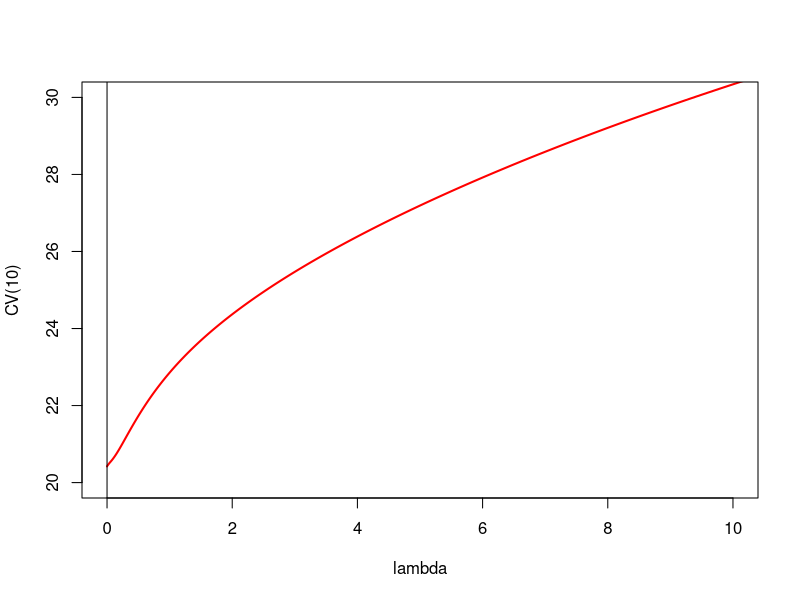
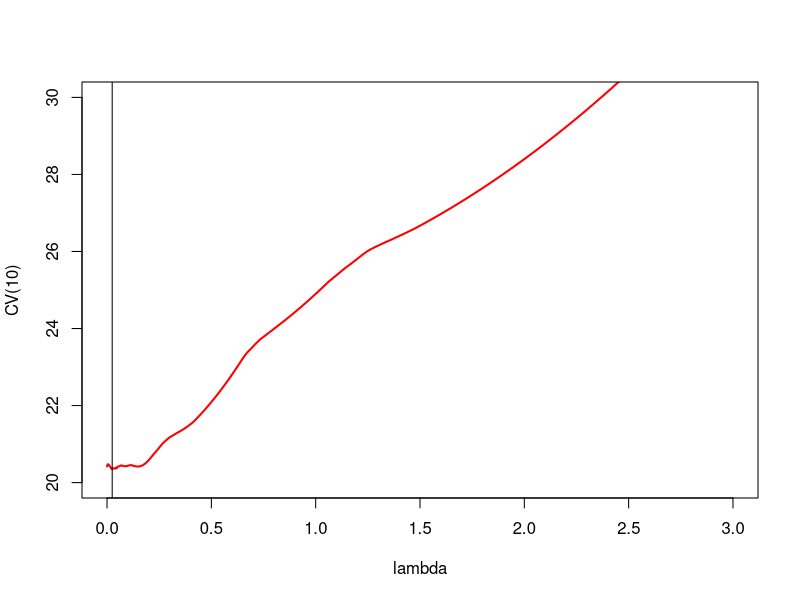
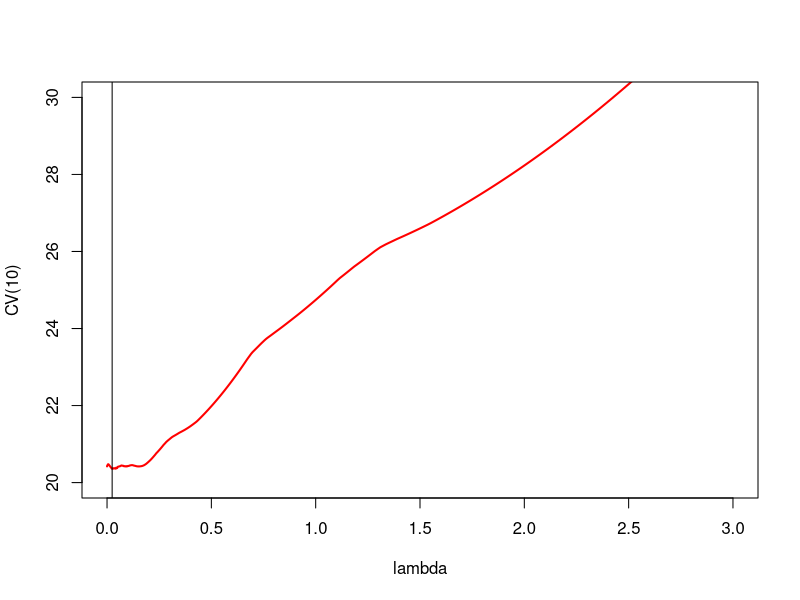
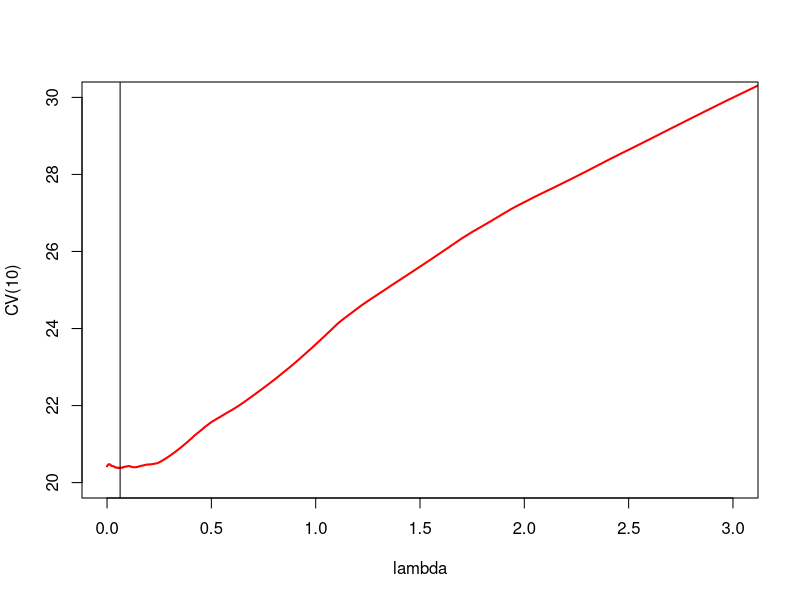
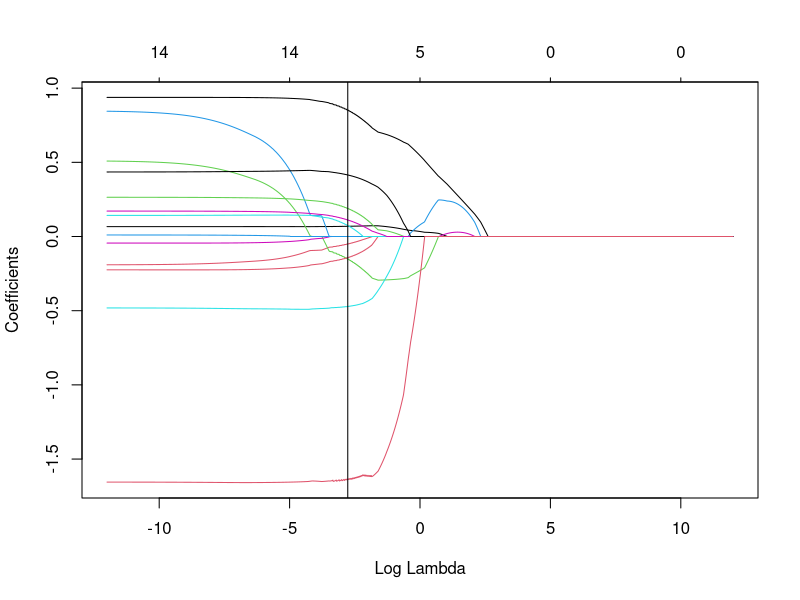
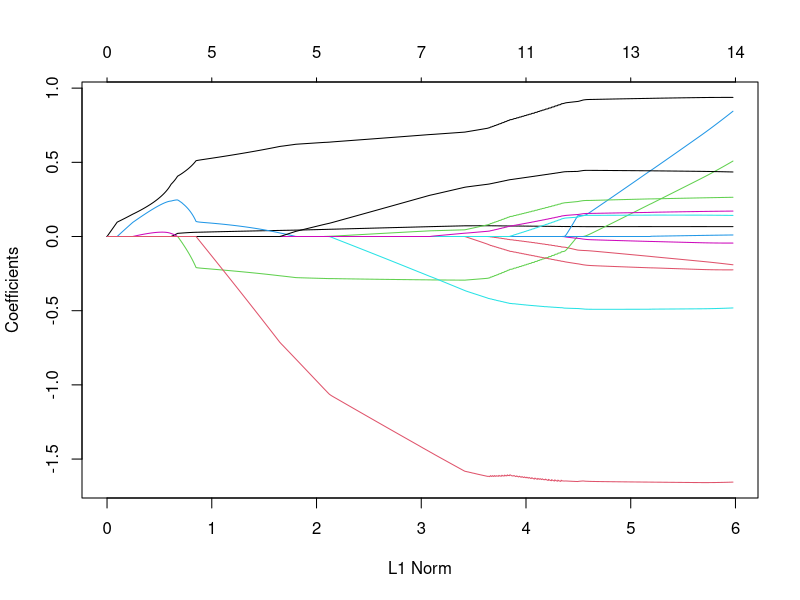

Reproduce these figures in R, in order. (Note: a time limit stopped this script after it produced the figures.)
bodyfat = read.csv("bodyfat.csv")

dim(bodyfat)
n = dim(bodyfat)[1]

names(bodyfat)  # using BodyFatSiri as response, versus Density or BodyFatBrozek
# fit models
x = model.matrix(BodyFatSiri~.,data=bodyfat)[,-(1:4)]
y = bodyfat[,3]
p = dim(x)[2]

#fit response on all predictors, using multiple regression
REGfit = lm(y~x)  
summary(REGfit)  

#cross-validation
set.seed(5)
ncv = 10
groups=c(rep(1:ncv,floor(n/ncv)),(1:(n-ncv*floor(n/ncv)))); cvgroups = sample(groups,n)

library(glmnet)
lambdalist = exp((1200:-1200)/100)  # order large to small

#RR cross-validation
cvRRglm = cv.glmnet(x, y, lambda=lambdalist, alpha = 0, nfolds=ncv, foldid=cvgroups)
plot(cvRRglm$lambda,cvRRglm$cvm,type="l",lwd=2,col="red",xlab="lambda",ylab="CV(10)",
     xlim=c(0,10),ylim = c(20,30))
whichlowestcvRR = order(cvRRglm$cvm)[1]; min(cvRRglm$cvm)
bestlambdaRR = lambdalist[whichlowestcvRR]; bestlambdaRR
abline(v=bestlambdaRR)
#LASSO cross-validation
cvLASSOglm = cv.glmnet(x, y, lambda=lambdalist, alpha = 1, nfolds=ncv, foldid=cvgroups)
plot(cvLASSOglm$lambda,cvLASSOglm$cvm,type="l",lwd=2,col="red",xlab="lambda",ylab="CV(10)",
     xlim=c(0,3),ylim = c(20,30))
whichlowestcvLASSO = order(cvLASSOglm$cvm)[1]; min(cvLASSOglm$cvm)
bestlambdaLASSO = lambdalist[whichlowestcvLASSO]; bestlambdaLASSO
abline(v=bestlambdaLASSO)

#ENET alpha=0.95 cross-validation
cvENET95glm = cv.glmnet(x, y, lambda=lambdalist, alpha = 0.95, nfolds=ncv, foldid=cvgroups)
plot(cvENET95glm$lambda,cvENET95glm$cvm,type="l",lwd=2,col="red",xlab="lambda",ylab="CV(10)",
     xlim=c(0,3),ylim = c(20,30))
whichlowestcvENET95 = order(cvENET95glm$cvm)[1]; min(cvENET95glm$cvm)
bestlambdaENET95 = lambdalist[whichlowestcvENET95]; bestlambdaENET95; abline(v=bestlambdaENET95)

#ENET alpha=0.5 cross-validation
cvENET50glm = cv.glmnet(x, y, lambda=lambdalist, alpha = 0.50, nfolds=ncv, foldid=cvgroups)
plot(cvENET50glm$lambda,cvENET50glm$cvm,type="l",lwd=2,col="red",xlab="lambda",ylab="CV(10)",
     xlim=c(0,3),ylim = c(20,30))
whichlowestcvENET50 = order(cvENET50glm$cvm)[1]; min(cvENET50glm$cvm)
bestlambdaENET50 = lambdalist[whichlowestcvENET50]; bestlambdaENET50; abline(v=bestlambdaENET50)

#fit selected model
Bestfit = glmnet(x, y, alpha = 0.50,lambda=lambdalist)
coef(Bestfit,s=bestlambdaENET50)
plot(Bestfit,xvar="lambda"); abline(v=log(bestlambdaENET50))
plot(Bestfit)




#Estimating standard deviations with bootstrap
library(boot)  
	#define functions that output coefficients (parameters to be estimated)

beta.fn.Full = function(inputdata,index) {
  yboot = inputdata[index,1]
  xboot = inputdata[index,-1]
  lmfitboot = lm(yboot~xboot)
  return(lmfitboot$coef)
}
	#run the boot function to simulate re-samples (with replacement)
	#and obtain the coefficients for each re-sample
	#partial model bootstrap
set.seed(5)
Fullbootoutput = boot(cbind(y,x),beta.fn.Full,R=10000)
print(Fullbootoutput)
	#(Fullbootoutput$t)[,1] is all 1000 coefficient estimates for intercept (1st term)

	
	
	
	

# do the same for the best-fitting (Elastic Net) model
beta.fn.ENET = function(inputdata,index) {
  yboot = inputdata[index,1]
  xboot = inputdata[index,-1]
  ENETfitboot = glmnet(xboot, yboot, alpha = 0.50,lambda=lambdalist)
  return(coef(ENETfitboot,s=bestlambdaENET50)[,1])
}

set.seed(5)
ENETbootoutput = boot(cbind(y,x),beta.fn.ENET,R=10000)
print(ENETbootoutput)
	#(Fullbootoutput$t)[,1] is all 1000 coefficient estimates for intercept (1st term)

# compare variability of coefs
data.frame(cbind(round(apply(Fullbootoutput$t,2,sd),4),round(apply(ENETbootoutput$t,2,sd),4)),row.names=c("intercept",names(bodyfat)[5:18]))

  
  
  
  
  
  
  
  
  
  
  
  
  
  
  
  
  
